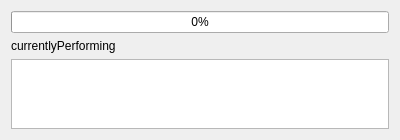
<?xml version="1.0" encoding="UTF-8"?>
<ui version="4.0">
 <class>LoadingLibrary</class>
 <widget class="QDialog" name="LoadingLibrary">
  <property name="windowModality">
   <enum>Qt::ApplicationModal</enum>
  </property>
  <property name="geometry">
   <rect>
    <x>0</x>
    <y>0</y>
    <width>400</width>
    <height>58</height>
   </rect>
  </property>
  <property name="windowTitle">
   <string>Loading Database</string>
  </property>
  <property name="windowIcon">
   <iconset>
    <normaloff>icons/database.png</normaloff>
    <normalon>icons/database.png</normalon>icons/database.png</iconset>
  </property>
  <property name="modal">
   <bool>true</bool>
  </property>
  <layout class="QVBoxLayout" name="verticalLayout">
   <item>
    <widget class="QProgressBar" name="library_loading_progress_bar">
     <property name="value">
      <number>0</number>
     </property>
    </widget>
   </item>
   <item>
    <widget class="QLabel" name="library_loading_task_label">
     <property name="text">
      <string>currentlyPerforming</string>
     </property>
    </widget>
   </item>
   <item>
    <widget class="QListWidget" name="load_error_list">
     <property name="editTriggers">
      <set>QAbstractItemView::NoEditTriggers</set>
     </property>
     <property name="selectionMode">
      <enum>QAbstractItemView::NoSelection</enum>
     </property>
     <property name="selectionBehavior">
      <enum>QAbstractItemView::SelectColumns</enum>
     </property>
    </widget>
   </item>
  </layout>
 </widget>
 <resources/>
 <connections/>
</ui>
